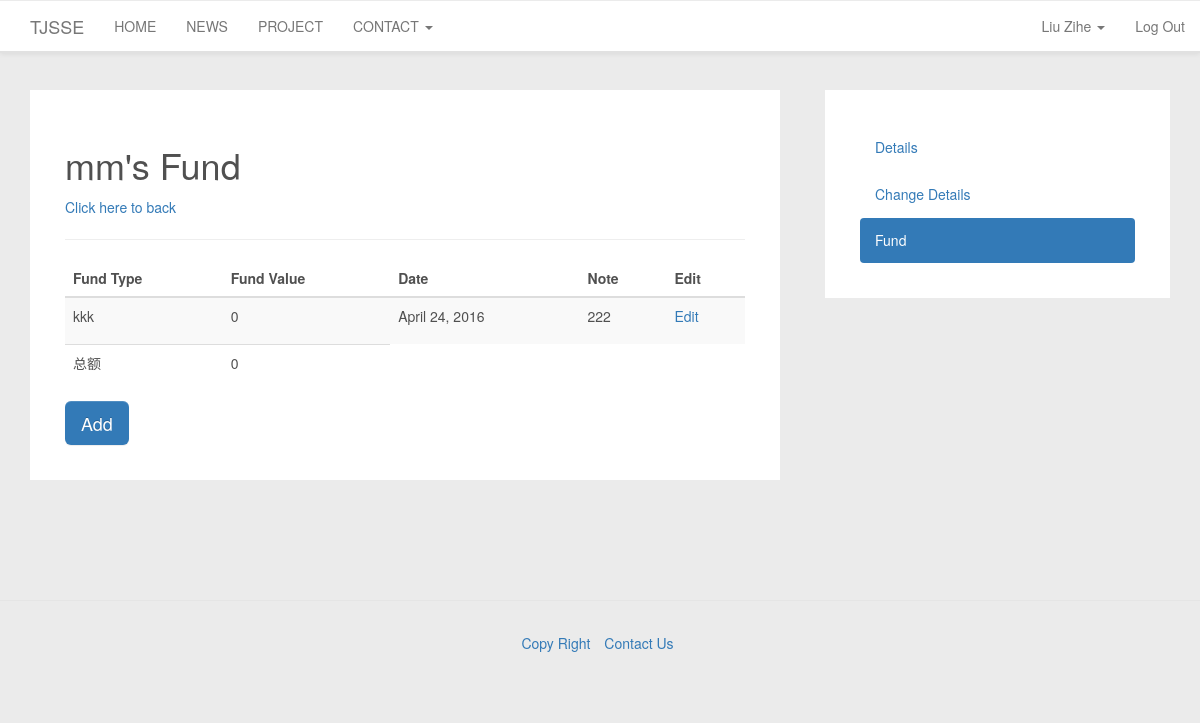
The page /accounts/my_project/1/fund/ (signed in) on the database its author committed.
### accounts/models.py (models this page shows, shortened)
class UserProfile(models.Model):
    user = models.OneToOneField(User)
    TYPE_STUDENT = "STUDENT"
    TYPE_PROFESSOR = "PROFESSOR"
    type = models.CharField(max_length=10)
    grade = models.IntegerField(null=True)
    MAJOR_CHOICES = [
        (0, '暂无'),
        (1, '软件技术与管理'),
        (2, '网络与主机软件'),
        (3, '嵌入式软件与系统'),
        (4, '数字媒体'),
        (5, '其他')
    ]
    major = models.IntegerField(choices=MAJOR_CHOICES, default=0)
    phone = models.CharField(max_length=11, blank=True)
    def get_full_name(self):
        if (len(self.user.first_name) > 0) and (len(self.user.last_name) > 0):
            return self.user.get_full_name()
        else:
            return self.user.get_username()
    def is_profile_completed(self):
        if (len(self.user.first_name) == 0) or (len(self.user.last_name) == 0) or (len(self.user.email) == 0):
            return False
        if (self.type == UserProfile.TYPE_STUDENT) and (not self.grade):
            return  False
        return True

### project/models.py (models this page shows, shortened)
class Project(models.Model):
    name = models.CharField(max_length=30)
    project_type = models.ForeignKey(ProjectType)
    description = models.CharField(max_length=100)
    professor = models.ForeignKey(User)
    STATUS_BEFORE_INIT = 0
    STATUS_APPLY_INIT = 1
    STATUS_COMPLETE_INIT = 2
    STATUS_APPLY_MID = 3
    STATUS_COMPLETE_MID = 4
    STATUS_APPLY_FINAL = 5
    STATUS_COMPLETE_FINAL = 6
    STATUS_CHOICES = [
        (STATUS_BEFORE_INIT, '未申请立项'),
        (STATUS_APPLY_INIT, '申请立项'),
        (STATUS_COMPLETE_INIT, '立项通过'),
        (STATUS_APPLY_MID, '申请中期'),
        (STATUS_COMPLETE_MID, '中期通过'),
        (STATUS_APPLY_FINAL, '申请结题'),
        (STATUS_COMPLETE_FINAL, '已结题'),
    ]
    status = models.IntegerField(choices=STATUS_CHOICES, default=STATUS_BEFORE_INIT)
    endtime = models.DateField(null=True)
    note = models.CharField(max_length=300, blank=True)
    def __str__(self):
        return self.name+', '+str(self.professor.get_username())
    __repr__=__str__

class Fund(models.Model):
    project = models.ForeignKey(Project)
    fund_type = models.CharField(max_length=60)
    value=models.IntegerField(default=0)
    date = models.DateField(default=datetime.date.today)
    note = models.CharField(max_length=300, blank=True)

### accounts/views.py (the view, shortened to what this page needs)
# urls.py: url(r'^my_project/(?P<project_id>[0-9]+)/fund/$', views.user_project_fund, name='user_project_fund'),
@login_required(login_url='/accounts/login/')
def user_project_fund(request, project_id):
    project = Project.objects.get(id=project_id)
    project_student_list = project.project_student_set.all()
    judge = get_judge(request, project_student_list)
    if not judge:
        return HttpResponseRedirect('/accounts/info')
    changeable = get_changeable(request, project)
    if request.method == 'GET':
        form = forms.FundForm
        fund_list = project.fund_set.all()
        total = 0
        for x in fund_list:
            total += x.value
        return render(
            request,
            'accounts_userprojectfund.html',
            {'form': form, 'project': project, 'fund_list': fund_list, 'total': total, 'changeable': changeable}
        )

### accounts/views.py (called while the page is built)
def get_changeable(request, project):
    changeable = False
    user = request.user
    project_student_list = project.project_student_set.all()
    for x in project_student_list:
        if x.student.id == user.id and x.is_superuser:
            changeable = True
    if project.status > 5:
        changeable = False
    return changeable

def get_judge(request, project_student_list):
    judge = False
    user = request.user
    for x in project_student_list:
        if x.student.id == user.id:
            judge = True
    return judge

### templates/accounts_userprojectfund.html (shortened to what this page needs)
{% extends "base_projectdetails.html" %}
{% load staticfiles %}
{% block userprojectbase %}
    <h1>{{ project.name }}'s Fund</h1>
    <a href="../../">Click here to back</a>
    <hr>
    <table class="table table-striped">
        <thead>
            <tr>
                <th>Fund Type</th>
                <th>Fund Value</th>
                <th>Date</th>
                <th>Note</th>
                <th>Edit</th>
            </tr>
        </thead>
        <tbody>
        {% for fund in fund_list %}
            <tr>
                <td>{{ fund.fund_type }}</td>
                <td>{{ fund.value }}</td>
                <td>{{ fund.date }}</td>
                <td>{{ fund.note|escape|linebreaks }}</td>
                <td><a href="{{ fund.id }}">Edit</a> </td>
            </tr>
        {% endfor %}
            <tr>
                <td>总额</td>
                <td>{{ total }}</td>
            </tr>
        </tbody>
    </table>
    <button type="button" class="btn btn-primary btn-lg" data-toggle="modal" data-target="#myModal">Add</button>
{% endblock userprojectbase %}

### templates/base.html (shortened to what this page needs)
{% load staticfiles %}
<!DOCTYPE html>
<html lang="en">
<head>
    <link rel="stylesheet" href="{% static "css/bootstrap.css" %}" type="text/css">
    <link rel="stylesheet" href="{% static "css/bootstrap-theme.css" %}" type="text/css">
    <link rel="stylesheet" href="{% static "css/customstyle.css" %}" type="text/css">
</head>
<body>
<nav class="navbar navbar-default navbar-fixed-top col-sm-12" role="navigation">
    <div class="navbar-header">
        <a class="navbar-brand" href="{% url 'home' %}">TJSSE</a>
    </div>
    <div class="collapse navbar-collapse" id="example-navbar-collapse">
        <ul class="nav navbar-nav">
            <li id="home">
                <a href="{% url 'home' %}">HOME</a>
            </li>
            <li id="news">
                <a href="/news">NEWS</a>
            </li>
            <li id="project">
                <a href="/project">PROJECT</a>
            </li>
            <li class="dropdown">
                <a href="#" class="dropdown-toggle" data-toggle="dropdown" role="button" aria-haspopup="true"
                   aria-expanded="false">
                    CONTACT <span class="caret"></span>
                </a>
            </li>
        </ul>
        <ul class="nav navbar-nav navbar-right" id="user">
            {% if not user.is_authenticated %}
                <li><a href="/login/">Log In</a></li>
            {% elif user.userprofile.type == "STUDENT" %}
                <li class="dropdown">
                    <a href="#" class="dropdown-toggle" data-toggle="dropdown" role="button" aria-haspopup="true"
                       aria-expanded="false">
                        {{ user.userprofile.get_full_name }} <span class="caret"></span></a>
                </li>
                <li><a href="/logout/">Log Out</a></li>
            {% endif %}
        </ul>
    </div>
</nav>
<div class="main-content container">
    {% block mainbase %}
        <div class="row ">
            <div class="container col-sm-8">
                <div>
                    {% block contentbase %}
                    {% endblock contentbase %}
                </div>
            </div>
            <div class="container col-sm-4 sidebar">
                <div>
                    {% block sidebarbase %}
                    {% endblock sidebarbase %}
                </div>
            </div>
        </div>
    {% endblock mainbase %}
</div>
<footer>
    <ul class="list-inline text-center">
        <li><a href="#">Copy Right</a></li>
        <li><a href="#">Contact Us</a></li>
    </ul>
</footer>
</body>
</html>

### static/css/customstyle.css (style rules this page uses)
footer { padding: 30px; margin-top: 70px; border-top: 1px solid #e5e5e5; }
html, body { color: #505050; line-height: 1.75em; background: #ebebeb; position: relative; font-family: "Helvetica Neue", Helvetica, Arial, "Hiragino Sans GB", "Hiragino Sans GB W3", "WenQuanYi Micro Hei", "Microsoft YaHei UI", "Microsoft YaHei", sans-serif; }
.navbar-default { background: #ffffff; border-top: 1px solid #ebebeb; margin-bottom: 35px; border-bottom: 2px solid #e1e1e1; }
.main-content { margin-top: 90px; }
.sidebar { padding-left: 30px; position: relative; }
.btn { border: none !important; order-radius: 2px; background-image: none; }

### rows shown on the page
Project: name "mm"
Fund: fund_type "kkk", value "0", date "April 24, 2016", note "222"

### other values the page prints
{{ user.userprofile.get_full_name }} "Liu Zihe"
{{ total }} "0"
